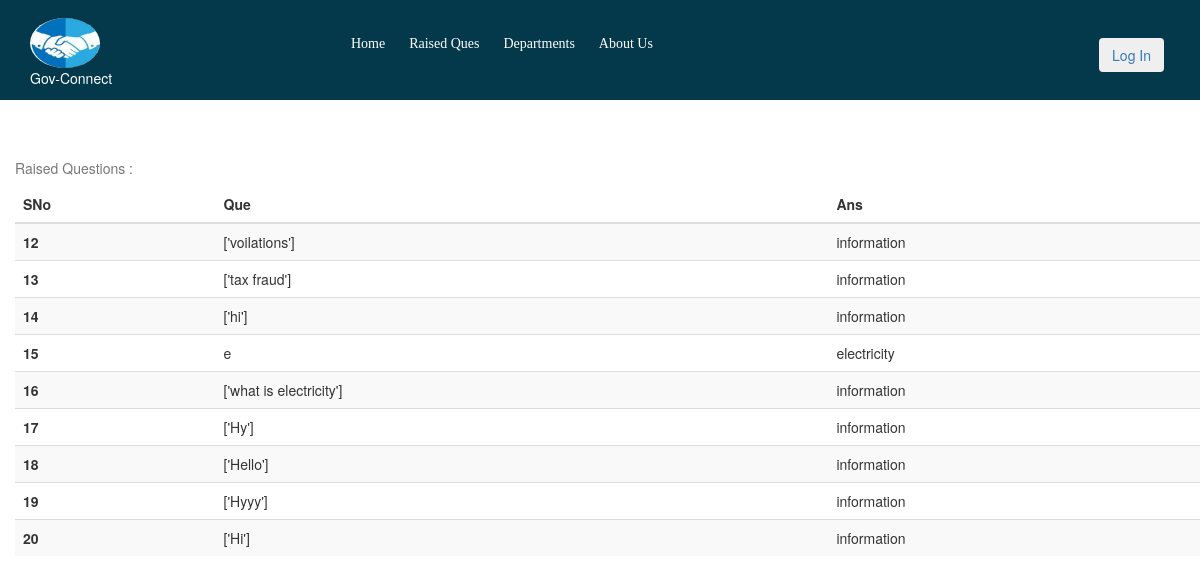
/raised/, run on the app's committed database.
### chatbot/models.py (models this page shows)
class raised_questions(models.Model):
    SNo = models.AutoField(primary_key=True)
    que = models.CharField(max_length= 1000)
    dept = models.CharField(max_length=100)

### chatbot/views.py (the view)
# urls.py: path('raised/',views.raised,name='raised'),
def raised(request):
    qa = raised_questions.objects.all()
    return render(request,'raised.html',{'qa' : qa})

### templates/raised.html (shortened to what this page needs)
<!DOCTYPE html>
<html lang="en">
<head>
    <link rel="stylesheet" href="/static/css/raised.css">
    <link rel="stylesheet" href="https://maxcdn.bootstrapcdn.com/bootstrap/3.4.1/css/bootstrap.min.css">
</head>
<body>
    <header class="header">
        <div class="left">
            <img src="/static/image/logo.jpg">
            <div class="gaming">Gov-Connect</div>
        </div>
        <nav class="mid">
            <ul class="navbar">
                <li><a href="/">Home</a></li>
                <li><a href="/raised">Raised Ques</a></li>
                <li><a href="/dept">Departments</a></li>
                <li><a href="/aboutus/">About Us</a></li>
            </ul>
        </nav>
        <div class="right">
            <button class="btn" id="btn1"><a href="/login/">Log In</a></button>
        </div>
    </header>
        <table class="table table-striped table-lg">
            <h1><caption>Raised Questions : </caption></h1>
            <thead>
              <tr>
                <th scope="col">SNo</th>
                <th scope="col">Que</th>
                <th scope="col">Ans</th>
              </tr>
            </thead>
            <tbody>
                {% for qa in qa %}
              <tr>
                <th scope="row">{{qa.SNo}}</th>
                <td>{{qa.que}}</td>
                <td>{{qa.dept}}</td>
              </tr>
              {% endfor %}
            </tbody>
          </table>
    </body>
    </html>

### static/css/raised.css (style rules this page uses)
body { margin: 0px; padding: 0px; background-color: #74707041; overflow: hidden; height: 100vh; overflow-y: auto; margin: 0; }
.header { background: #04394b; position: fixed; top: 0; width: 100%; height: 100px; overflow: hidden; }
.left { position: absolute; top: 18px; display: inline-block; left: 30px; border: 0px solid white }
.left img { width: 70px; height: 50px; text-align: center; border-radius: 50%; }
.left div { text-align: center; color: white; }
.mid { position: sticky; display: block; width: 50%; margin: 18px auto; top: 18px; border-radius: 10px; }
.right { position: absolute; top: 18px; display: inline-block; right: 30px; margin-top: 20px; }
.navbar { display: inline-block; border-radius: 10px; }
.navbar li { display: inline-block; color: white; margin: 13px 10px; border-radius: 30px; }
.navbar li a { display: inline-block; color: white; text-decoration: none; font-family: cursive; border-radius: 4px; }
.btn { margin: 0px 6px; padding: 2px 8px; border: 2px solid black; border-radius: 10px; cursor: pointer; }
.table { margin : 15px; margin-top : 150px; padding : 10px; }

### data on the page
raised_questions: SNo "12", que "['voilations']", dept "information"
raised_questions: SNo "13", que "['tax fraud']", dept "information"
raised_questions: SNo "14", que "['hi']", dept "information"
raised_questions: SNo "15", que "e", dept "electricity"
raised_questions: SNo "16", que "['what is electricity']", dept "information"
raised_questions: SNo "17", que "['Hy']", dept "information"
raised_questions: SNo "18", que "['Hello']", dept "information"
raised_questions: SNo "19", que "['Hyyy']", dept "information"
raised_questions: SNo "20", que "['Hi']", dept "information"
